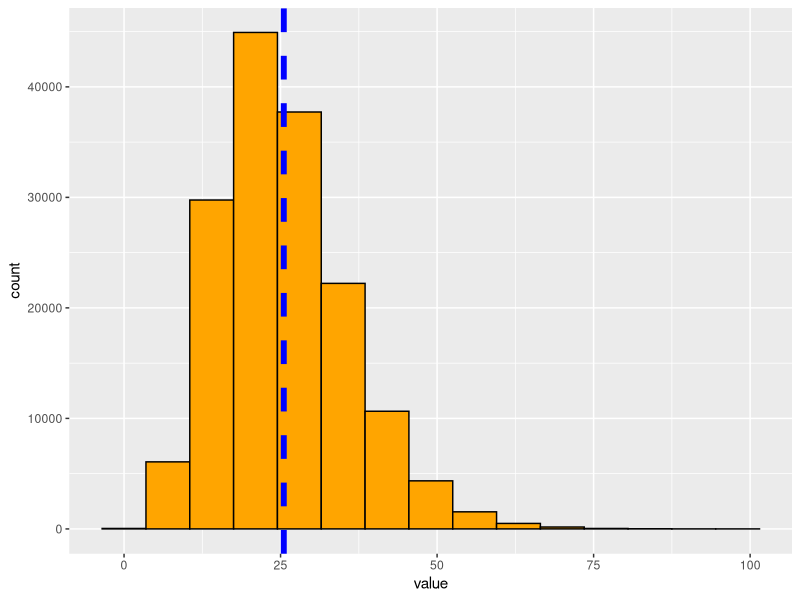
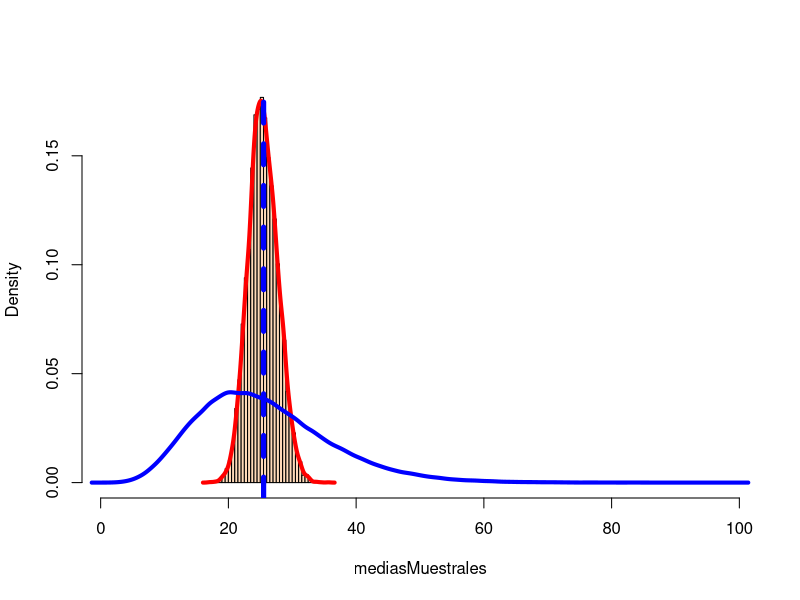
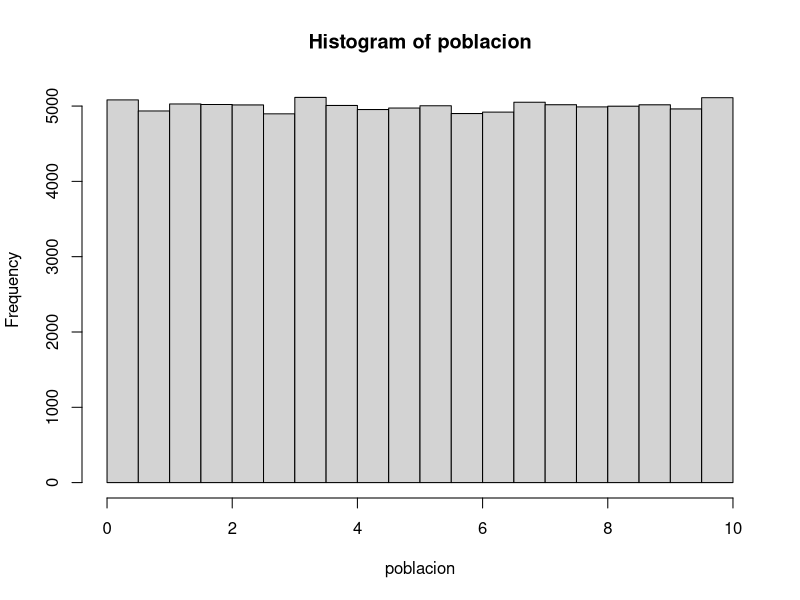
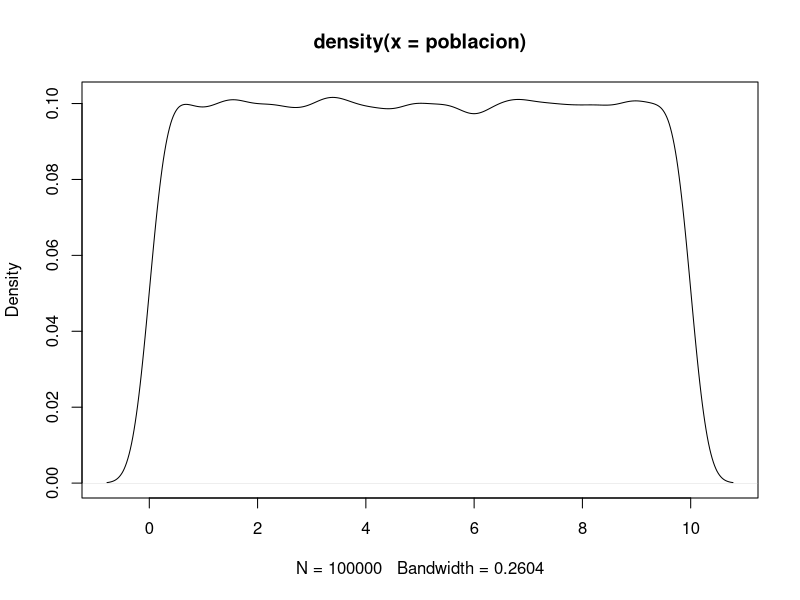
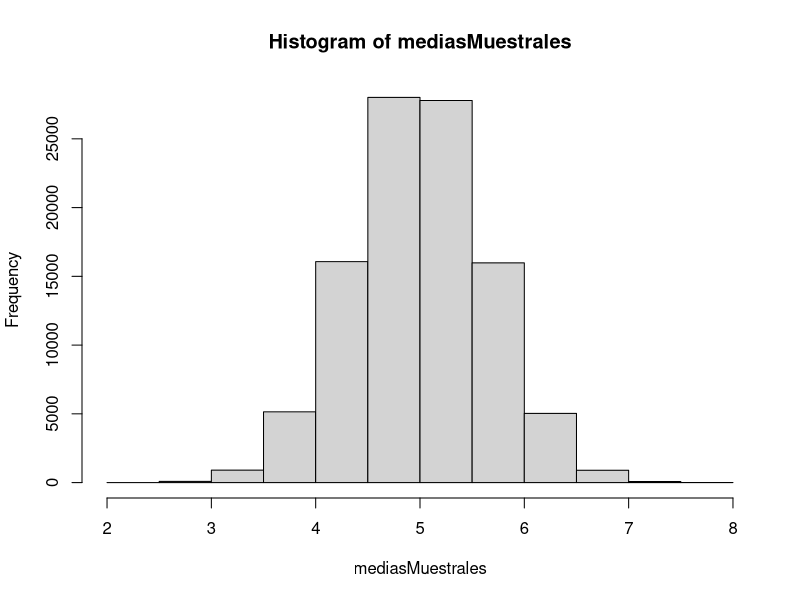
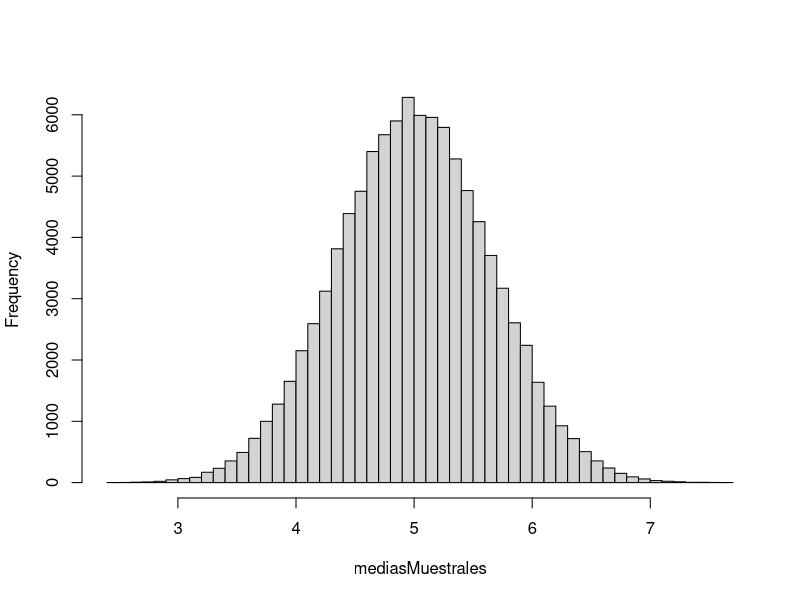
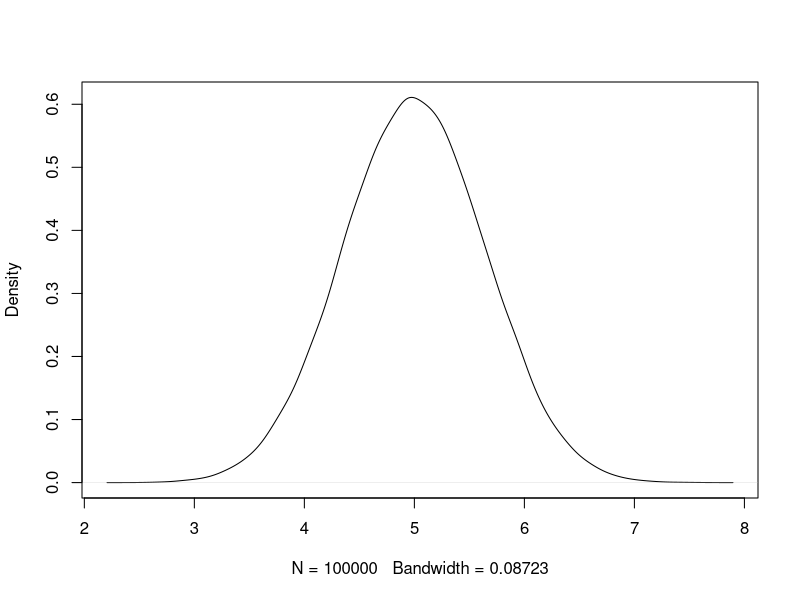

Generate these figures, in order, with R:
## title: 'Master en Big Data. Fundamentos  matemáticos  del  análisis  de  datos.'
## author: "Fernando San Segundo"
## subtitle: "Sesión 3: Probabilidad"

######################################################################
# Población y muestra. 
######################################################################




## Poblaciones y muestras aleatorias simples con vectores usando R.
set.seed(2019)
N = 158000
poblacion = as.integer(2 * rchisq(N, df = 13), 0)

require(tidyverse)
poblacion %>% 
  as_tibble %>% 
ggplot() + 
  geom_histogram(aes(x = value), bins = 15, fill="orange", color="black") + 
  geom_vline(xintercept = mean(poblacion), 
             col="blue", linetype="dashed", size=2)
# hist(poblacion, main="", col="orange")
# abline(v = mean(poblacion), lty=2, lwd=5, col="blue")

## Medias muestrales
options(width= 90)
n = 20
(muestra = sample(poblacion, n, replace = TRUE))
options(width= 70)

options(width= 90)
(muestra2 = sample(poblacion, n, replace = TRUE))
mean(muestra2)

## Muestras buenas y malas.
options(width= 90)
(muestra3 = sort(poblacion)[1:20])

options(width= 90)
mean(muestra3)

## La distribución de las medias muestrales.
k = 10000
# replicate repite k veces los comandos entre llaves y guarda el resultado
# del último comando en el vector mediasMuestrales
mediasMuestrales = replicate(k, { 
  muestra = sample(poblacion, n, replace = TRUE)
  mean(muestra)
})
head(mediasMuestrales, 10)

# Representación gráfica de la distribución de las medias muestrales
hist(mediasMuestrales, breaks = 40, main="", 
     col="peachpuff", probability = TRUE, xlim=range(poblacion))
lines(density(mediasMuestrales), lwd=4, col="red")
lines(density(poblacion), lwd=4, col="blue")
abline(v = mean(poblacion), lty=2, lwd=5, col="blue")

poblacion = sample(0:20, 20000, replace = TRUE)

## Otra población, mismos resultados.
k = 10000
mediasMuestrales = replicate(k, { 
  muestra = sample(poblacion, n, replace = TRUE)
  mean(muestra)
})



#####################################################################
# Otras poblaciones por si quieres experimentar
#####################################################################  
# Uniforme continua


tamPoblacion = 100000
poblacion = runif(tamPoblacion, min = 0, max = 10)
head(poblacion, 100)


hist(poblacion)
plot(density(poblacion))

mean(poblacion)

Tmuestra = 20

# ¿Cuántas muestras distintas hay?
choose(tamPoblacion, Tmuestra)

# La población es moderadamente grande, pero el espacio de muestras es enorme.

# Vamos a tomar muchas muestras y en cada una calculamos una media muestral.
numMuestras = 100000

# Repetiremos esto varias veces para hacernos una idea.
(muestra = sample(poblacion, size = Tmuestra, replace = TRUE))
mean(muestra)

mediasMuestrales = replicate(numMuestras, {
  muestra = sample(poblacion, size = Tmuestra, replace = TRUE)
  mean(muestra)
})

# ¿Cómo se distibuyen esas medias muestrales?
head(mediasMuestrales)
hist(mediasMuestrales)
hist(mediasMuestrales, breaks = 40, main="")
plot(density(mediasMuestrales, adjust = 1.5), main="")

# ¿Cuál es la media de las me?
(mu = mean(poblacion))
mean(mediasMuestrales)

# ¿Cuál es su desviación típica?
(desvTipPob = sqrt(sum((poblacion - mu)^2) / tamPoblacion))

sd(mediasMuestrales)
desvTipPob / sqrt(Tmuestra)

######################################################################
# Probabilidad básica.
######################################################################



## La paradoja del cumpleaños.
n = 366 # Número de personas en la sala

# Vamos a repetir el experimento N veces (N salas de n personas)
N = 10000
pruebas = replicate(N, {
fechas = sort(sample(1:366, n, replace=TRUE)) 
max(table(fechas)) # si el máximo es mayor que 1 es que 2 fechas coinciden
})
mean(pruebas > 1) # ¿qué proporción de salas tienen coincidencias?



# Librería spam de Kernlab y Teorema de Bayes
library(kernlab)
data(spam)
spam[1:4, c(1:10, 58)]

## Tablas de contingencia 2x2
library(tidyverse)
spam = spam %>%
  select(order, type) %>% 
  mutate(hasOrder = factor(order > 0, # Creamos el factor hasOrder
                            levels = c(TRUE, FALSE), 
                            labels = c("order", "no order")),
         type = relevel(type, ref = "spam"), # Reordenamos los niveles
         -order) # y elminamos el factor order original

table(spam$hasOrder, spam$type)
